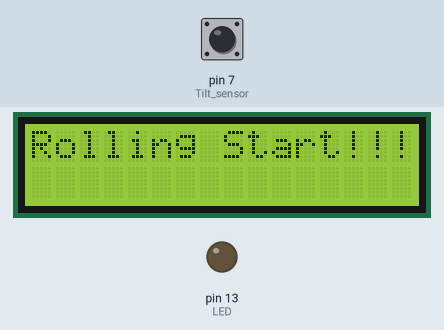
Simulated run of this sketch. Board: Arduino Uno, built with avr-gcc and run on an emulated ATmega328P. Shown: 16×2 character LCD, output pins drawn as LEDs (lit = HIGH). The inputs (shaded band) are chosen by the test bench; at power-on: pin 7 (Tilt_sensor) LOW. What the sketch prints to the serial monitor is not drawn. At 22.7 s the program stops and its outputs stay as they are.

Above: at 1.2 s.
1.3 s: pin 7 (Tilt_sensor) driven HIGH
At 1.6 s:
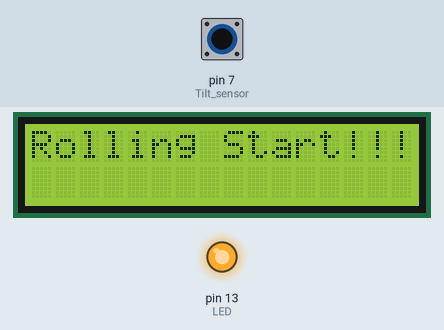
2.8 s: pin 7 (Tilt_sensor) driven LOW
At 3.36 s:
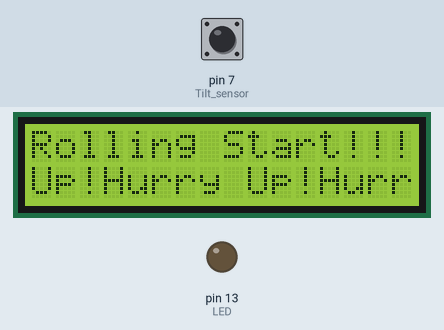
4.7 s: pin 7 (Tilt_sensor) driven HIGH
At 5.3 s:
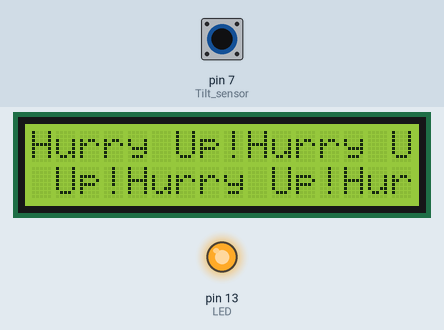
6.3 s: pin 7 (Tilt_sensor) driven LOW
At 7.06 s:
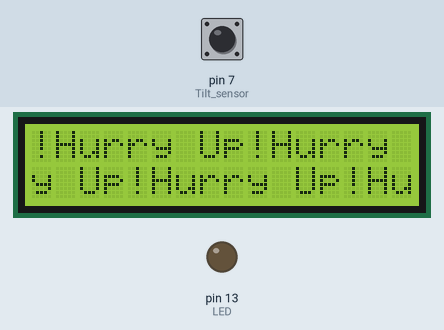
8.2 s: pin 7 (Tilt_sensor) pulsed HIGH 2 times (0.12 s each, 0.3 s apart)
10.3 s: pin 7 (Tilt_sensor) pulsed HIGH 5 times (0.12 s each, 0.3 s apart)
At 17.0 s:
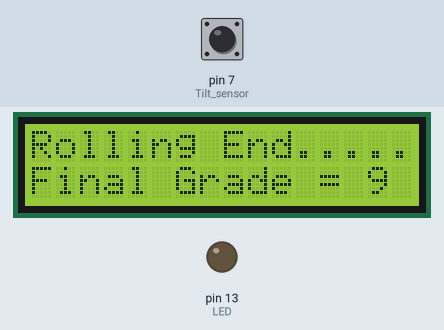
Timing chart, 0 to 18.5 s (numbered marks = the images above; inputs shaded):
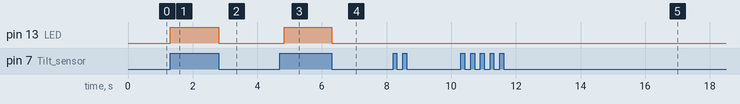

The sketch:

LCD_Represent.ino
```cpp
#include <LiquidCrystal.h>

LiquidCrystal lcd(12, 11, 5, 4, 3, 2);
int LED = 13;
int Tilt_sensor = 7;
int val = 0;
long t = 0;
long timeDiff = 0;
int i = 0;
int count = 0;
int flag = 0;
String counts = "";

void setup() {
  Serial.begin(9600);
  lcd.begin(16, 2);

  pinMode (LED,OUTPUT);
  pinMode (Tilt_sensor,INPUT);
}

void loop() {
  //val = digitalRead(Tilt_sensor);
  Serial.print("a");
  lcd.print("Rolling Start!!!");
  //delay(2000);
  while(val == LOW){
    val = digitalRead(Tilt_sensor);
  }
  for(i = 0; i <= 10000; i++){
  if(val == HIGH){
    Serial.print("b");
    digitalWrite(LED,HIGH);
    flag = 1;
    val = digitalRead(Tilt_sensor);
    t = millis();
    }
  else if(val == LOW){
    Serial.print("c");

    if(flag == 1)
    {
      count++;
      flag = 0;
    }
    digitalWrite(LED,LOW);
    timeDiff = millis() - t;
    if(timeDiff >= 5000){
    Serial.print("d");
    lcd.setCursor(0,0);
    lcd.print("Rolling End.....");
    Serial.print(count);
    Serial.print("z");
    Serial.print(t);
    counts.concat(count);
    lcd.setCursor(0,1);
    lcd.print("Final Grade = " + counts + " ");
    delay(6000);
    lcd.setCursor(0,0);
    lcd.print("Final Grade = " + counts + " ");
    lcd.setCursor(0,1);
    lcd.print("Exit....See you!");
    while(true){
    }
    }
    else{
      Serial.print("f");
      val = digitalRead(Tilt_sensor);
      lcd.print("Hurry Up!");
      delay(100);
    }
  }
  else{
    Serial.print("g");
   lcd.print("Error...See you!");
  }
  }
}
```

Measured:
- after the input at 1.3 s, pin 13 (LED): LOW → HIGH at once
- after the input at 2.8 s, pin 13 (LED): HIGH → LOW at once; the display: first changes after 0.21 s (image 2 shows a later state)
- after the input at 4.7 s, pin 13 (LED): LOW → HIGH after 0.13 s
- after the input at 6.3 s, pin 13 (LED): HIGH → LOW at once; the display: first changes at once (image 4 shows a later state)
- after the input at 10.3 s, the display: first differs from a run without the input after 3.4 s (image 5 shows a later state)
